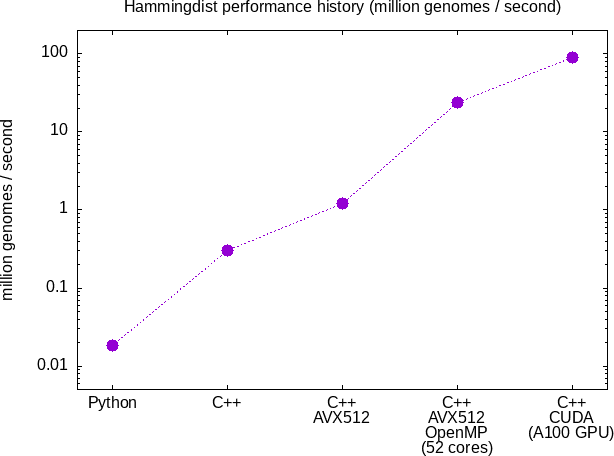

The script that saved this image:
# to generate: gnuplot overview.plt
set terminal png enhanced crop
set output 'overview.png'
set title 'Hammingdist performance history (million genomes / second)'
set logscale y
set ylabel "million genomes / second"
set xrange [-0.3:4.3]
set yrange [0.005:200]
set bmargin 5
p 'overview.txt' u (1e3/$2):xtic(1) w lp t "" ps 2 pt 7 lc 1 lt 0
